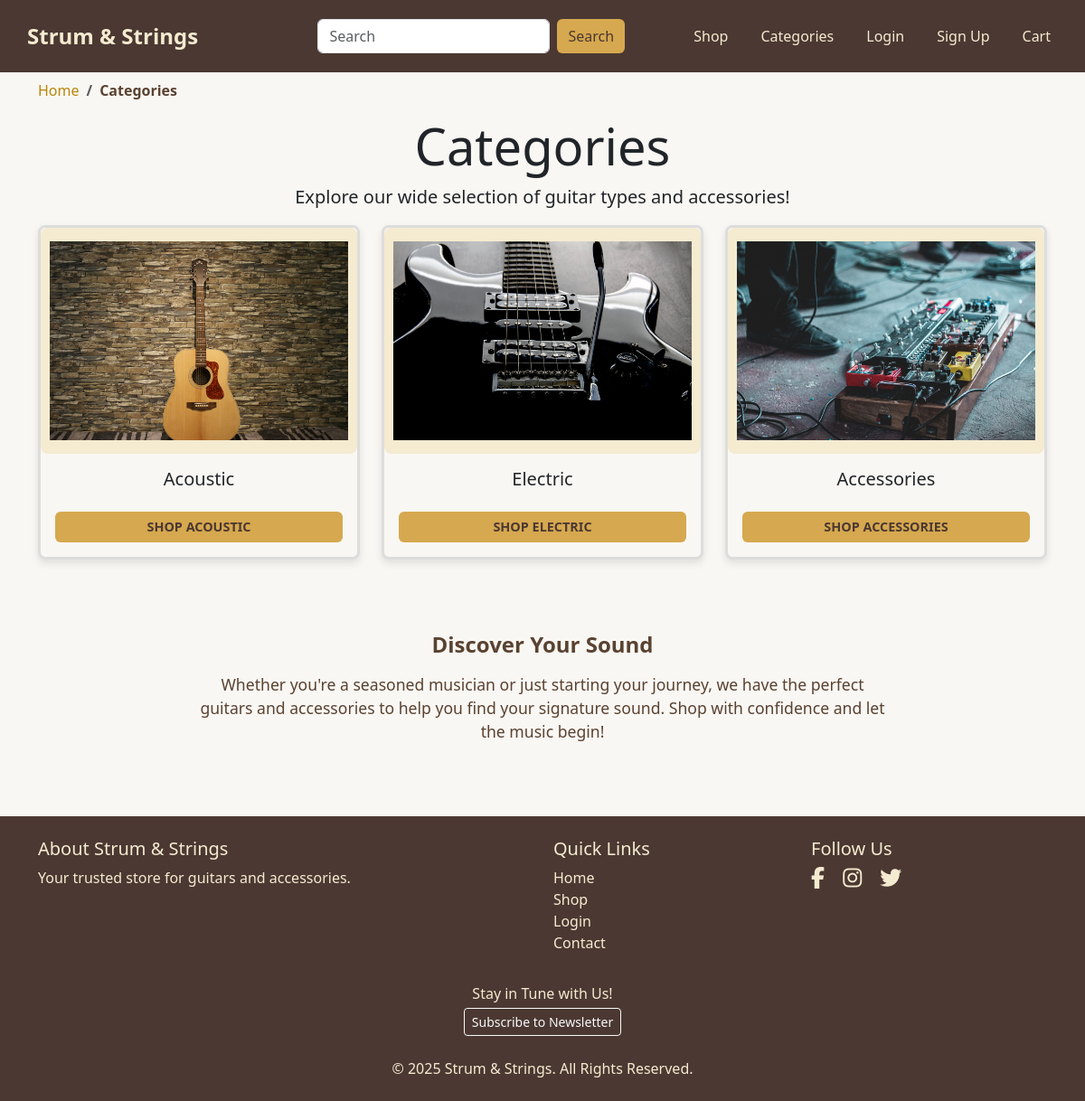
Page /categories/ on the committed database.
### categories/models.py (models this page shows, shortened)
class Category(models.Model):
    name = models.CharField(max_length=100)
    description = models.TextField(blank=True)
    image = models.ImageField(upload_to='category_images/', blank=True)

### categories/views.py (the view)
# urls.py: path('', views.categories_list, name='categories_list'),
def categories_list(request):
    categories = Category.objects.all()
    return render(request, 'categories/categories_list.html', {
        'categories': categories
    })

### cart/context_processors.py (called while the page is built)
def cart_item_count(request):
    if request.user.is_authenticated:
        count = CartItem.objects.filter(user=request.user).count()
    else:
        count = 0
    return {'cart_item_count': count}

### categories/templates/categories/categories_list.html (shortened to what this page needs)
{% extends 'base.html' %}
{% load static %}
{% block extra_css %}
{{ block.super }}
<link rel="stylesheet" href="{% static 'categories/css/categories.css' %}">
{% endblock %}
{% block main_class %}container mt-2{% endblock %}
{% block content %}
<div>
  <nav aria-label="breadcrumb" id="breadcrumb-main">
    <ol class="breadcrumb">
      <li class="breadcrumb-item"><a href="{% url 'home' %}">Home</a></li>
      <li class="breadcrumb-item active" aria-current="page">Categories</li>
    </ol>
  </nav>
  <section class="text-center">
    <h1 class="display-4">Categories</h1>
    <p class="lead">Explore our wide selection of guitar types and accessories!</p>
  </section>
  <div class="row row-cols-1 row-cols-sm-2 row-cols-md-3 g-4">
    {% for category in categories %}
      <div class="col">
        <div class="card h-100">
          {% if category.name == "Acoustic" %}
            <img src="{% static 'images/acoustic-guitar-home.jpg' %}" class="card-img-top" alt="Acoustic Guitars">
          {% elif category.name == "Electric" %}
            <img src="{% static 'images/electric-guitar-new.jpg' %}" class="card-img-top" alt="Electric Guitars">
          {% elif category.name == "Accessories" %}
            <img src="{% static 'images/accessories-home.jpg' %}" class="card-img-top" alt="Accessories">
          {% else %}
            <img src="{% static 'images/placeholder.jpg' %}" class="card-img-top" alt="{{ category.name }}">
          {% endif %}
          <div class="card-body text-center">
            <h5 class="card-title">{{ category.name }}</h5>
            <a href="{% url 'categories:category_detail' category.pk %}" class="btn btn-view-details">
              Shop {{ category.name }}
            </a>
          </div>
        </div>
      </div>
    {% empty %}
      <div class="col-12">
        <p class="text-center">No categories available.</p>
      </div>
    {% endfor %}
  </div>
  <section class="mt-5 text-center" id="categories-intro">
    <h2 class="h4">Discover Your Sound</h2>
    <p class="lead">
      Whether you're a seasoned musician or just starting your journey, we have the perfect guitars and accessories
      to help you find your signature sound. Shop with confidence and let the music begin!
    </p>
  </section>
</div>
{% endblock %}

### static/css/base.css (style rules this page uses)
html, body { margin: 0; padding: 0; height: 100%; display: flex; flex-direction: column; }
.card img { height: 200px; object-fit: cover; }
.breadcrumb { background-color: transparent; padding: 0; margin-bottom: 1rem; font-size: 1rem; }
.breadcrumb-item a { color: #b8860b; text-decoration: none; }
.breadcrumb-item.active { color: #5a4231; font-weight: bold; }

### categories/static/categories/css/categories.css (style rules this page uses)
body { background-color: #f9f7f3; }
.breadcrumb { background-color: transparent; padding: 0; margin-bottom: 1rem; font-size: 1rem; }
.breadcrumb-item a { color: #b8860b; text-decoration: none; }
.breadcrumb-item.active { color: #5a4231; font-weight: bold; }
.card-img-top { height: 250px; object-fit: cover; object-position: center; }
.card { height: 100%; display: flex; flex-direction: column; background-color: #f9f7f3; border: 3px solid #ddd; border-radius: 0.5rem; }
.card-body { flex-grow: 1; display: flex; flex-direction: column; justify-content: space-between; }
#categories-intro { max-width: 800px; margin: 0 auto; padding: 2rem 1rem; color: #5a4231; }
#categories-intro h2 { margin-bottom: 1rem; font-weight: bold; }
#categories-intro p { font-size: 1.1rem; }
.btn-view-details { background-color: #D6A84F; color: #4B3832; border: none; padding: 6px 12px; font-size: 0.9rem; font-weight: bold; text-transform: uppercase; transition: background-color 0.3s ease, color 0.3s ease; width: auto; }
body { padding-top: 80px; }
.card img { width: 100%; height: 250px; object-fit: contain; background-color: #F4EBD0; padding: 10px; border-radius: 8px; }
.card { box-shadow: 0 4px 8px rgba(0,0,0,0.1); transition: transform 0.3s ease, box-shadow 0.3s ease; }

### rows in the picture
Category: name "Acoustic", name "ACOUSTIC"
Category: name "Electric", name "ELECTRIC"
Category: name "Accessories", name "ACCESSORIES"
